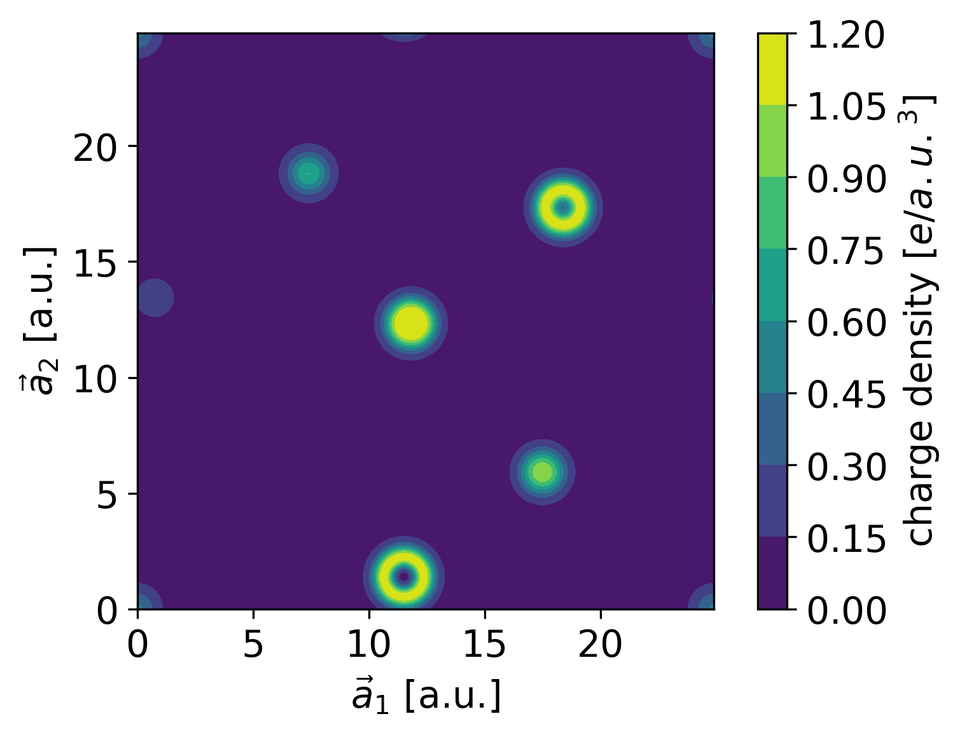
#> input picture Images/charge-density/gif_pics/z-plane-liquidmaxatoms-10.png, 960 x 735 px, shrunk from 1509 x 1156 before the run; its folder holds 4 pictures in this run
$ jupyter execute --allow-errors charge-density-real-space.ipynb   (shell and % lines are left out)
#> lines starting #> are read from the running program, lines starting #| are printed output that depends on the picture
# Real-Space Charge Density Analysis

This notebook analyzes and visualizes the real-space charge density of a system using atomic units.
It includes:
- Setup of cell and grid parameters,
- Calculation of expected charge and atomic densities,
- Helper plots for inspecting charge distribution.

Use this notebook to validate and explore the charge density output from electronic structure simulations.

[cell 1]
import numpy as np
import os
import matplotlib.pyplot as plt
import matplotlib as mpl
import glob
import re
import imageio
import cv2
from matplotlib.ticker import ScalarFormatter
from matplotlib import colors

# Set the default font size for all text elements


plt.rcdefaults()
plt.rcParams["figure.dpi"]=150
plt.rcParams["figure.facecolor"]="white"
mpl.rcParams['font.size'] = 14

[cell 2]
# all units are in atomic units (bohr, electron charge, etc...)

#celldm = 2**0.5*11.42/2
celldm = 24.88
num_atoms = 30
num_PP_elec = 18
rho_fft_grid = 181
bin_width = celldm/(rho_fft_grid -1)
expected_charge_density = np.round((num_PP_elec*num_atoms)/celldm**3, 3)
expected_charge_density_in_plane_avg = np.round(((num_PP_elec*num_atoms)/rho_fft_grid)/celldm**2, 3)
# wrong definition is the cell is not cubic...!
V_elem_bohr = bin_width**3

[cell 3]
atomic_density = np.round(num_atoms/celldm**3, 4)
atomic_density

[cell 4]
expected_charge_density

[cell 5]
# we have quite thin planes :D
expected_charge_density_in_plane_avg

[cell 6]
V_elem_bohr

[cell 7]
# reading function which works for 3D datagrids from xcrysden...!

def read_file(file_path, rho_fft_grid):
    with open(file_path, 'r') as file:

        begin_line = "BEGIN_BLOCK_DATAGRID_3D"
        end_line = "END_DATAGRID_3D"
        matrix_lines = []
        counter_increase = False
        counter = 0
        lines_to_skip = 7

        for line in file:
            if line.strip() == begin_line:
                counter_increase = True
                continue

            if counter_increase:
                counter += 1

            if line.strip() == end_line:
                break

            if counter > lines_to_skip:
                matrix_lines.extend(line.split())

        matrix = np.array([float(value) for value in matrix_lines])
        matrix = np.reshape(matrix, [rho_fft_grid, rho_fft_grid, rho_fft_grid])

    return matrix

#> (a cell that did not finish here is left out)

#> (a cell that did not finish here is left out)

#> further down, image is the input picture: shape (735, 960, 4); mean R, G, B, A 35.8, 17.6, 52.4, 132.6

#> (a cell that did not finish here is left out)

[cell 11]
# charge_density[0][0][0]*V_elem_bohr + charge_density[0][0][1]*V_elem_bohr + ...

#> (a cell that did not finish here is left out)

[cell 13]
# [56 lines left out: function plot_charge_density_avg, not called in this run]

#> (a cell that did not finish here is left out)

#> (a cell that did not finish here is left out)

#> (a cell that did not finish here is left out)

#> (a cell that did not finish here is left out)

[cell 18]
# [36 lines left out: function gif_charge_density, not called in this run]

#> (a cell that did not finish here is left out)

[cell 20]
gif_pictures = glob.glob('../Images/charge-density/gif_pics/*.png')
gif_pictures = sorted(gif_pictures,
                      key=lambda string: int(re.search(r"\d+", string).group()))

#> (a cell that did not finish here is left out)

[cell 22]
# Convert images to video
image_folder = '../Images/charge-density/gif_pics/'  # Folder where images are saved
#> image_folder = '../Images/charge-density/gif_pics/'
video_name = '../charge-density-subtraction.mp4'

#images = [img for img in os.listdir(image_folder) if img.endswith(".png")]
images = glob.glob(image_folder + '*.png')
#> images = 4 items
images = sorted(images, key=lambda string: int(re.search(r"\d+", string).group()))
frame = cv2.imread(images[0])
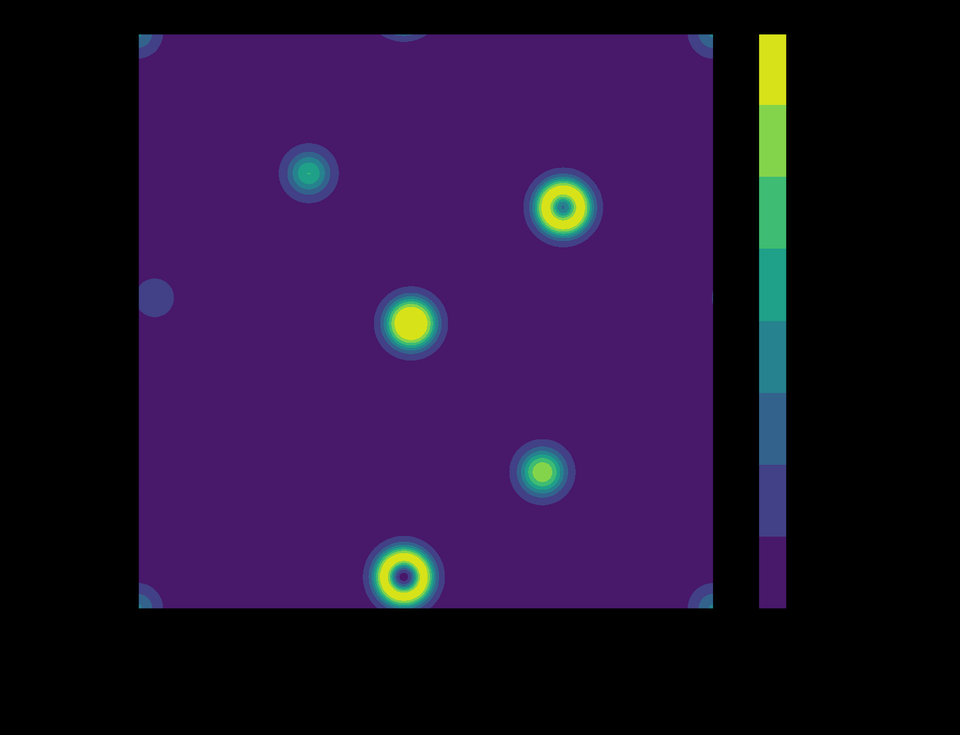
#> frame: shape (735, 960, 3); mean B, G, R 52.4, 17.6, 35.8
height, width, layers = frame.shape
#> height = 735; width = 960; layers = 3
frame_rate = 10
video = cv2.VideoWriter(video_name, cv2.VideoWriter_fourcc(*'mp4v'), frame_rate, (width,height))  # Adjust frame rate as needed
#video = cv2.VideoWriter(video_name, cv2.VideoWriter_fourcc(*'mp4v'), 1, (width,height))
for image in images:
    #print(image)
    video.write(cv2.imread(image))

cv2.destroyAllWindows()
video.release()
